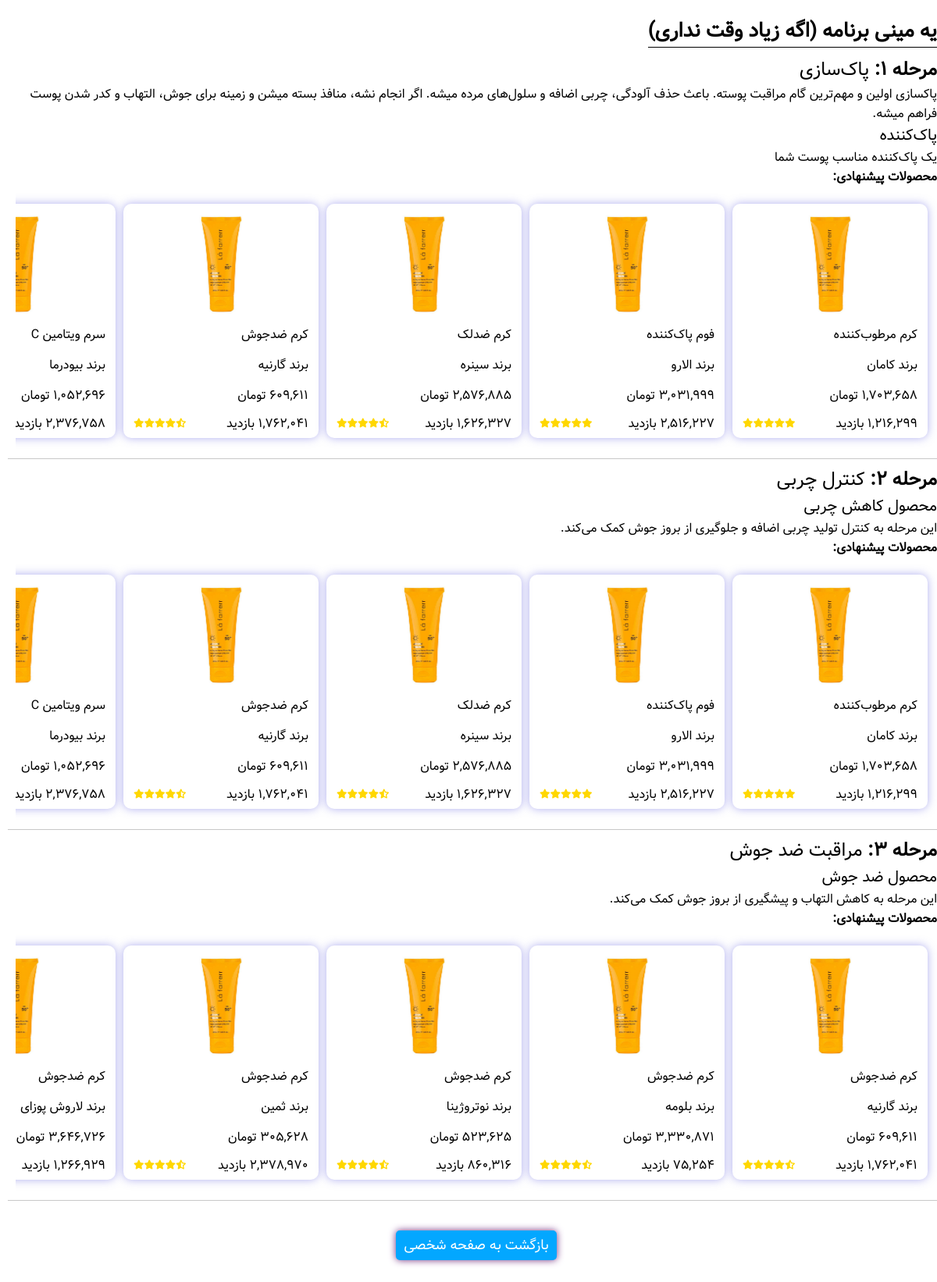
The page /profiles/routine/mini/ (signed in) on the database its author committed.
### mainpage/models.py (models this page shows, shortened)
class Product(models.Model):
    NAMES = [
        'کرم مرطوب‌کننده', 'ضدآفتاب', 'کرم شب', 'تونر روشن‌کننده', 'ژل شستشوی صورت',
        'کرم ضدلک', 'ماسک زغالی', 'سرم ویتامین C', 'اسکراب قهوه', 'کرم دور چشم',
        'پاک‌کننده آرایش دوفاز', 'میست صورت آبرسان', 'کرم لیفتینگ', 'سرم رتینول',
        'آمپول بازسازی‌کننده', 'کرم ضدجوش', 'فوم پاک‌کننده', 'ژل آبرسان سبک',
        'اسنس مغذی', 'پچ زیر چشم طلا'
    ]
    NAMES_EN = [
        'Moisturizing Cream', 'Sunscreen', 'Night Cream', 'Brightening Toner', 'Facial Cleansing Gel',
        'Anti-Spot Cream', 'Charcoal Mask', 'Vitamin C Serum', 'Coffee Scrub', 'Eye Cream',
        'Biphasic Makeup Remover', 'Hydrating Facial Mist', 'Lifting Cream', 'Retinol Serum',
        'Rebuilding Ampoule', 'Anti-Acne Cream', 'Foam Cleanser', 'Light Hydrating Gel',
        'Nourishing Essence', 'Gold Under-Eye Patch'
    ]
    BRANDS = [
        'سینره', 'نوتروژینا', 'لورآل', 'نیوآ', 'گارنیه',
        'لاروش پوزای', 'سی‌گل', 'داو', 'فلورمار', 'ثمین',
        'اون', 'بلومه', 'استی لادر', 'ادیپیرن', 'دکتر راشل',
        'مَیبلین', 'بیودرما', 'اوردینری', 'کامان', 'الارو'
    ]
    CATEGORY_CHOICES = [
        ('cleanser', 'پاک‌کننده'),
        ('toner', 'تونر'),
        ('serum', 'سرم'),
        ('moisturizer', 'مرطوب‌کننده'),
        ('sunscreen', 'ضدآفتاب'),
        ('eye_cream', 'کرم دور چشم'),
        ('mask', 'ماسک صورت'),
        ('exfoliator', 'لایه‌بردار'),
        ('treatment', 'درمان متمرکز'),
        ('oil', 'روغن صورت'),
        ('mist', 'اسپری/میست صورت'),
        ('lip_care', 'مراقبت لب'),
        ('ampoule', 'آمپول'),
        ('essence', 'اسنس'),
        ('makeup_remover', 'پاک‌کننده آرایش'),
        ('spot_patch', 'پچ ضدجوش'),
    ]
    SKIN_TYPE_CHOICES = [
        ('dry', 'خشک'),
        ('oily', 'چرب'),
        ('sensitive', 'حساس'),
        ('combination', 'مختلط'),
        ('normal', 'نرمال'),
    ]
    SAMPLE_CONCERNS = [
        'جوانسازی', 'لک صورت', 'آکنه', 'خشکی پوست', 'چربی زیاد', 'التهاب', 'خط خنده', 'قرمزی', 'کدری', 'تیرگی دور چشم'
    ]
    name = models.CharField(max_length=100, verbose_name="نام")
    name_en = models.CharField(max_length=100)
    brand = models.CharField(max_length=100, verbose_name="برند")
    brand_en = models.CharField(max_length=100)
    category = models.CharField(max_length=20, choices=CATEGORY_CHOICES)
    skin_types = MultiSelectField(choices=SKIN_TYPE_CHOICES, max_length=100)
    concerns_targeted = models.JSONField()
    ingredients = models.JSONField(verbose_name="محتویات")
    price = models.PositiveIntegerField()
    rating = models.FloatField(default=0.0)
    image = models.ImageField(upload_to='product_images/', default='product_images/default.jpg')
    views = models.PositiveIntegerField(default=0, verbose_name="تعداد بازدید")
    likes = models.PositiveIntegerField(default=0)
    tags = models.JSONField()
    sales_count = models.PositiveIntegerField(default=0, verbose_name="تعداد فروش")
    created_at = models.DateTimeField(auto_now_add=True)
    description = models.TextField(blank=True, null=True, verbose_name='معرفی محصول')
    usage = models.TextField(blank=True, null=True, verbose_name='نحوه مصرف')
    suitable_for = models.CharField(max_length=255, blank=True, null=True, verbose_name='مناسب برای')

### profiles/views.py (the view)
# urls.py: path('routine/mini/', views.mini_routine_view, name='mini_routine'),
def mini_routine_view(request):
    plans = []
    steps = None
    steps = find_step_products(request, name='mini')
    plans.append((PLAN_NAMES['minimalist'], steps))
    context = {
        'plans': plans,
    }
    return render(request, 'profiles/full_routine.html', context)

### mainpage/templatetags/persian_filters.py (called while the page is built)
@register.filter(name='persian_numbers')
def persian_numbers(value):
    if not isinstance(value, str):
        value = str(value)
    return value.translate(EN_TO_FA)

### mainpage/views.py (called while the page is built)
def bayesian_average(product, total_rating_average):
    m = 50
    return ((product.sales_count / (product.sales_count + m)) * product.rating + (m / (product.sales_count + m)) * total_rating_average) / 5

### profiles/templatetags/prof_star_rating.py (called while the page is built)
@register.filter
def fa_star_rating(value):
    try:
        value = float(value)
    except:
        return ''
    full_star = '<i class="fa-solid fa-star"></i>'
    half_star = '<i class="fa-solid fa-star-half-stroke"></i>'
    empty_star = '<i class="fa-regular fa-star"></i>'
    html = ''
    for i in range(1, 6):
        if value >= i:
            html += full_star
        elif value >= i - 0.5:
            html += half_star
        else:
            html += empty_star
    return html

### quiz/models.py (called while the page is built)
    def get_skin_scores_for_search(self):
        return [
            ('آکنه', self.acne),
            ('حساس', self.sensitivity),
            ('خشکی', self.dryness),
            ('چربی زیاد', self.oiliness),
            ('قرمزی', self.redness),
            ('آبرسان', self.hydration),
            ('کشسانی', self.elasticity),
        ]

### routine/views.py (called while the page is built)
def find_step_products(request, name):
    start = time.time()
    routine_plan = get_object_or_404(RoutinePlan, user=request.user, plan_name=name)
    results = []
    for step in routine_plan.steps:
        subs = []
        for substep in step['steps']:
            sub_step_products = routine_search(request, search_query=substep['search_query'])
            subs.append([substep['step_name'], sub_step_products, substep['description'], substep['search_query']])
        results.append([step['step_name'], subs, step['order'], step['description']])
    print(time.time() - start)
    return results

### profiles/templates/profiles/full_routine.html (shortened to what this page needs)
{% load static %}
{% load humanize %}
{% load persian_filters %}
{% load persian_extras %}
{% load prof_star_rating %}
<!DOCTYPE html>
<html lang="fa" dir="rtl">
<head>
    <link rel="stylesheet" href="{% static 'routine/css/style.css' %}?v=1">
    <link rel="stylesheet" href="{% static 'fontawesome/css/all.min.css' %}">
</head>
<body>
    <div class="container">
        <section class="routine_box">
            {% for plan in plans %}
                <span class="plan-name">{{ plan.0 }}</span>
                {% for step in plan.1 %}
                    <p class="step-header"><span class="step-counter">مرحله {{ step.2|persian_numbers }}:</span> {{ step.0 }}</p>
                    <p class="main_step_description">{{ step.3 }}</p>
                    {% for substep in step.1 %}
                        <p class="substep-header">{{ substep.0 }}</p>
                        <p class="step-description">{{ substep.2 }}</p>
                        <p class="step-suggestions">محصولات پیشنهادی:</p>
                        <div class="step_products">
                            {% for product in substep.1 %}
                                <a href="{% url 'mainpage:product_detail' product.pk %}" class="product_card">
                                    <div class="product_card_image_div">
                                        <img src="{{ product.image.url }}" alt="عمس محصول" class="product_card_image">
                                    </div>
                                    <div class="product_card_info">
                                        <p class="product_card_name">{{ product.name }}</p>
                                        <p class="product_card_brand">برند {{ product.brand }}</p>
                                        <p class="product_card_price">{{ product.price|intcomma|persian_numbers }} تومان</p>
                                        <div class="product_card_view-and-rate">
                                            <p class="view">{{ product.views|intcomma|persian_numbers }} بازدید</p>
                                            <p class="rate">{{ product.rating|fa_star_rating|safe }}</p>
                                        </div>
                                    </div>
                                </a>
                            {% empty %}
                                <p>محصولی برای این منظور پیدا نشد</p>
                            {% endfor %}
                        </div>
                    {% endfor %}
                    <div class="step_product_underline"></div>
                {% endfor %}
            {% empty %}
                <p>برای آماده کردن روتین پوستی لطفاً پرسشنامه‌ای که مربوط به اطلاعات پوستی هست را کامل کنید</p>
            {% endfor %}
        </section>
        <button onclick="window.location.href='{% url 'profiles:profile' %}'">بازگشت به صفحه شخصی</button>
    </div>
</body>
</html>

### profiles/static/routine/css/style.css (style rules this page uses)
* { box-sizing: border-box; margin: 0; padding: 0; font-family: vazir; font-size: 16px; transition: all 200ms; color: black; }
body { padding: 20px 0; }
.container { width: 100%; max-width: 1360px; margin: 0 auto 32px; display: flex; flex-direction: column; gap: 10px; justify-content: center; align-items: center; padding: 0 10px; }
a { text-decoration: none; }
.routine_box { align-self: flex-start; width: 100%; }
.plan-name { display: inline-block; font-size: 1.625rem; font-weight: bold; border-bottom: 1px solid; margin-bottom: 10px; }
.step-counter { font-size: 1.5rem; font-weight: 600; }
.step-header { font-size: 1.5rem; }
.substep-header { font-size: 1.25rem; }
.step-description { text-align: justify; font-weight: lighter; }
.step-suggestions { font-weight: bold; margin-bottom: 6px; }
.step_products { padding: 16px 16px; padding-right: 12px; display: flex; gap: 10px; overflow-x: auto; overflow-y: hidden; margin-bottom: 10px; }
.step_product_underline { display: block; margin-right: -20px; width: calc(100% + 40px); border-bottom: 1px solid rgb(200, 200, 200); margin-bottom: 8px; }
.product_card { width: 250px; height: 300px; border: none; border-radius: 10px; padding: 5px; flex-shrink: 0; display: flex; flex-direction: column; box-shadow: 0 0 12px rgba(97, 95, 225, 0.5); transition: all 200ms; }
.product_card_info { display: flex; flex-direction: column; justify-content: space-around; height: 50%; }
.product_card_name, .product_card_brand, .product_card_price, .product_card_view-and-rate { width: 100%; border-radius: 10px; margin-bottom: 5px; padding: 0 8px; display: flex; justify-content: center; align-items: center; }
.product_card_image_div { height: 50%; margin: 0 auto; padding: 0; }
.product_card_image { max-width: 100%; max-height: 100%; object-fit: contain; }
.product_card_name, .product_card_brand, .product_card_price { height: 20%; justify-content: flex-start; }
.product_card_view-and-rate { display: flex; justify-content: space-between; align-items: center; height: 15%; margin-bottom: 0px; }
.rate { direction: ltr; font-size: 12px; }
.fa-star, .fa-star-half-stroke { color: gold; font-size: 12px; }
button { background-color: #03a7ff; box-shadow: 0px 0px 10px rgb(114, 47, 128); border: none; color: white; font-size: 18px; padding: 5px 10px; border-radius: 5px; cursor: pointer; margin-top: 20px; transition: all 200ms; }

### rows shown on the page
Product: image (placeholder picture), name "کرم مرطوب‌کننده", brand "کامان", price|persian_numbers "۱,۷۰۳,۶۵۸", views|persian_numbers "۱,۲۱۶,۲۹۹", rating 5 (drawn)
Product: image (placeholder picture), name "فوم پاک‌کننده", brand "الارو", price|persian_numbers "۳,۰۳۱,۹۹۹", views|persian_numbers "۲,۵۱۶,۲۲۷", rating 5 (drawn)
Product: image (placeholder picture), name "کرم ضدلک", brand "سینره", price|persian_numbers "۲,۵۷۶,۸۸۵", views|persian_numbers "۱,۶۲۶,۳۲۷", rating 4.9 (drawn)
Product: image (placeholder picture), name "کرم ضدجوش", brand "گارنیه", price|persian_numbers "۶۰۹,۶۱۱", views|persian_numbers "۱,۷۶۲,۰۴۱", rating 4.9 (drawn)
Product: image (placeholder picture), name "سرم ویتامین C", brand "بیودرما", price|persian_numbers "۱,۰۵۲,۶۹۶", views|persian_numbers "۲,۳۷۶,۷۵۸"
Product: image (placeholder picture), name "کرم ضدجوش", brand "بلومه", price|persian_numbers "۳,۳۳۰,۸۷۱", views|persian_numbers "۷۵,۲۵۴"
Product: image (placeholder picture), name "کرم ضدجوش", brand "نوتروژینا", price|persian_numbers "۵۲۳,۶۲۵", views|persian_numbers "۸۶۰,۳۱۶"
Product: image (placeholder picture), name "کرم ضدجوش", brand "ثمین", price|persian_numbers "۳۰۵,۶۲۸", views|persian_numbers "۲,۳۷۸,۹۷۰"
Product: image (placeholder picture), name "کرم ضدجوش", brand "لاروش پوزای", price|persian_numbers "۳,۶۴۶,۷۲۶", views|persian_numbers "۱,۲۶۶,۹۲۹"

### other values the page prints
{{ plan.0 }} "یه مینی برنامه (اگه زیاد وقت نداری)"
{{ step.2|persian_numbers }} "۱" "۲" "۳"
{{ step.0 }} "پاک‌سازی" "کنترل چربی" "مراقبت ضد جوش"
{{ step.3 }} "پاکسازی اولین و مهم‌ترین گام مراقبت پوسته. باعث حذف آلودگی، چربی اضافه و سلول‌های مرده میشه. اگر انجام نشه، منافذ بسته میشن و زمینه برای جوش، التهاب و کدر شدن پوست فراهم میشه."
{{ substep.0 }} "پاک‌‌کننده" "محصول کاهش چربی" "محصول ضد جوش"
{{ substep.2 }} "یک پاک‌کننده مناسب پوست شما" "این مرحله به کنترل تولید چربی اضافه و جلوگیری از بروز جوش کمک می‌کند." "این مرحله به کاهش التهاب و پیشگیری از بروز جوش کمک می‌کند."
